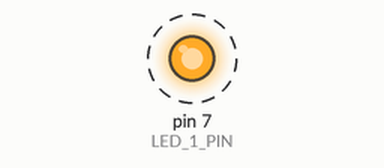
This sketch was run on a simulated Arduino Uno, built with avr-gcc and run on an emulated ATmega328P. Parts: output pins drawn as LEDs (lit = HIGH). Dashed ring = blinking. What the sketch prints to the serial monitor is not drawn.

Above: at 0.5 s.
Timing chart, 0 to 4.6 s (numbered marks = the images above):
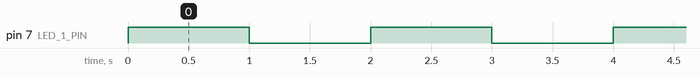

The sketch:

app.ino
```cpp
#include <Servo.h>

int REVERSE = -1;
int inters [20] = {0, 0, 0, 0, 0, 0, 0, 0, 0, 0, 0, 0, 0, 0, 0, 0, 0, 0, 0, 0 };
const int LED_1_PIN = 7;

void setup() {
    Serial.begin(9600); // Default communication rate of the Bluetooth module
    Serial.println("Initialisation connexion:");
    pinMode(LED_1_PIN, OUTPUT);
}
void loop() {
    digitalWrite(LED_1_PIN, HIGH);
    delay(1*1000);
    digitalWrite(LED_1_PIN, LOW);
    delay(1*1000);
}

float get_SONAR(int npin) {
    pinMode(npin, OUTPUT);
    digitalWrite(npin, LOW);
    delayMicroseconds(2);
    digitalWrite(npin, HIGH);
    delayMicroseconds(10);
    digitalWrite(npin, LOW);
    pinMode(npin, INPUT);
    float distance = pulseIn(npin, HIGH) / 58.00;
    Serial.print("  distance    ");
    Serial.println(distance);
    return distance;
}
int get_INTER(int npin) {
    int val1 = digitalRead(npin);
    Serial.print("val1  ");
    Serial.print(val1);
    delay(20);
    int val2 = digitalRead(npin);
    Serial.print("  val2  ");
    Serial.print(val2);
    if ( val1 == val2 ) {
        inters[npin] = val1;
    }
    Serial.print("  retenu    ");
    Serial.println(inters[npin]);
    return inters[npin];
}
void set_MOTEUR(int npinA, int npinB, int val) {
    if ( val == 1) {
        digitalWrite(npinA, HIGH);
        digitalWrite(npinB, LOW);
    } else if ( val == 0 ) {
        digitalWrite(npinA, LOW);
        digitalWrite(npinB, LOW);
    } else if ( val == -1) {
        digitalWrite(npinA, LOW);
        digitalWrite(npinB, HIGH);
    }
}
```

Measured:
- by itself, pin 7 (LED_1_PIN): alternates HIGH for 1.0 s and LOW for 1.0 s
